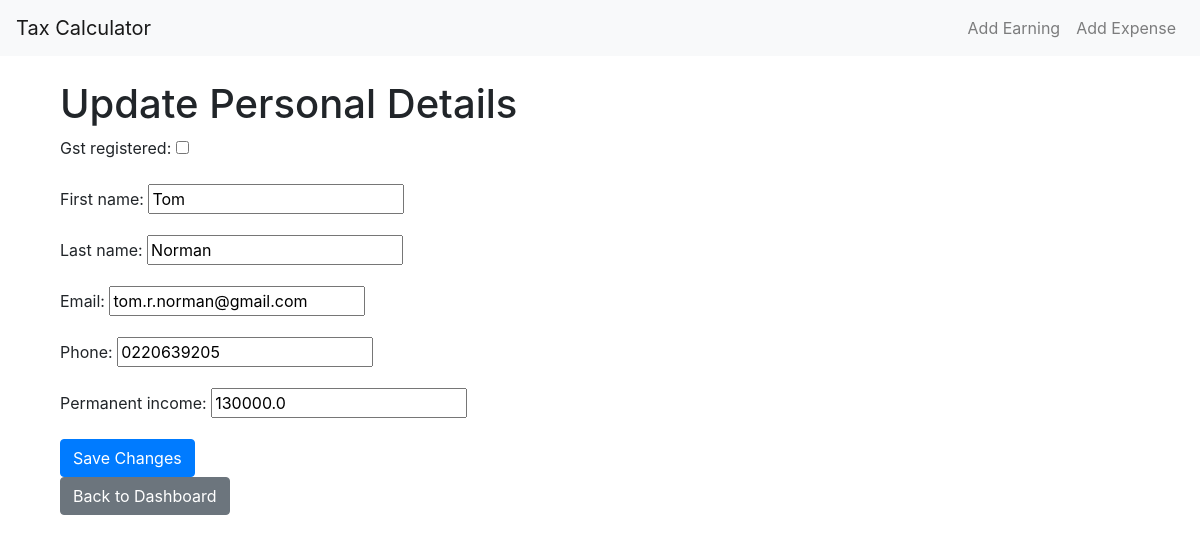
Page /update-personal-details/ on the committed database.
### finance/models.py (models this page shows, shortened)
class PersonalDetails(models.Model):
    gst_registered = models.BooleanField(default=False)
    first_name = models.CharField(max_length=100, blank=True)
    last_name = models.CharField(max_length=100, blank=True)
    email = models.EmailField(blank=True)
    phone = models.CharField(max_length=15, blank=True)
    permanent_income = models.FloatField(default=0)

### finance/views.py (the view)
# urls.py: path('update-personal-details/', views.update_personal_details, name='update_personal_details'),
def update_personal_details(request):
    personal_details, created = PersonalDetails.objects.get_or_create()
    if request.method == 'POST':
        form = PersonalDetailsForm(request.POST, instance=personal_details)
        if form.is_valid():
            form.save()
            return redirect('dashboard')  # Redirect to the dashboard or desired page
    else:
        form = PersonalDetailsForm(instance=personal_details)
    return render(request, 'update_personal_details.html', {'form': form})

### finance/forms.py
class PersonalDetailsForm(forms.ModelForm):
    class Meta:
        model = PersonalDetails
        fields = ['gst_registered', 'first_name', 'last_name', 'email', 'phone', 'permanent_income']

### finance/templates/update_personal_details.html (shortened to what this page needs)
{% extends 'base.html' %}
{% block content %}
<div class="container">
    <h1>Update Personal Details</h1>
    <form method="post">
        {{ form.as_p }}
        <button type="submit" class="btn btn-primary">Save Changes</button>
    </form>
    <a href="{% url 'dashboard' %}" class="btn btn-secondary">Back to Dashboard</a>
</div>
{% endblock %}

### rows in the picture
PersonalDetails: first_name "Tom", last_name "Norman", email "tom.r.norman@gmail.com", phone "0220639205", permanent_income "130000.0"
